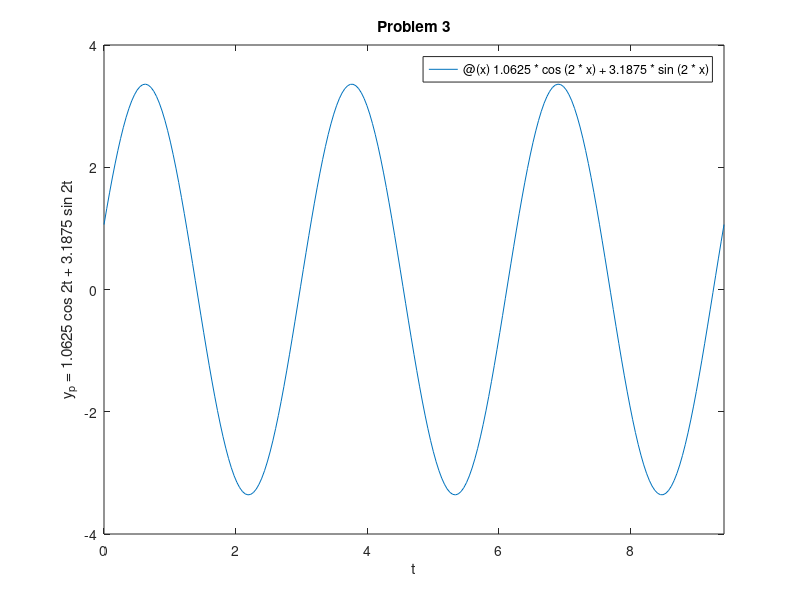
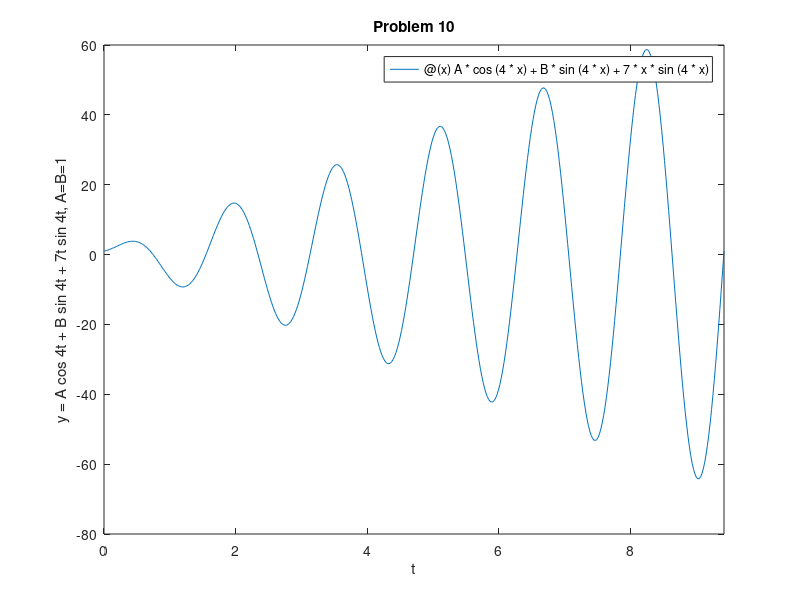

MATLAB code to generate these figures, in order:
%{
P91 3.
y_p = 1.0625 cos 2t + 3.1875 sin 2t
%}
fn1 = @(x) 1.0625 * cos(2 * x) + 3.1875 * sin(2 * x);
f1 = figure;
figure(f1);
fplot(fn1, [0, 3*pi])
title('Problem 3')
ylabel('y_p = 1.0625 cos 2t + 3.1875 sin 2t')
xlabel('t')
saveas(gcf,'plot_problem3.png')

%{
P91 10.
y = A cos 4t + B sin 4t + 7t sin 4t
%}
A = 1;
B = 1;
fn2 = @(x) A * cos(4 * x) + B * sin(4 * x) + 7 * x * sin(4 * x);
f2 = figure;
figure(f2);
fplot(fn2, [0, 3*pi])
title('Problem 10')
ylabel('y = A cos 4t + B sin 4t + 7t sin 4t, A=B=1')
xlabel('t')
saveas(gcf,'plot_problem10.png')
